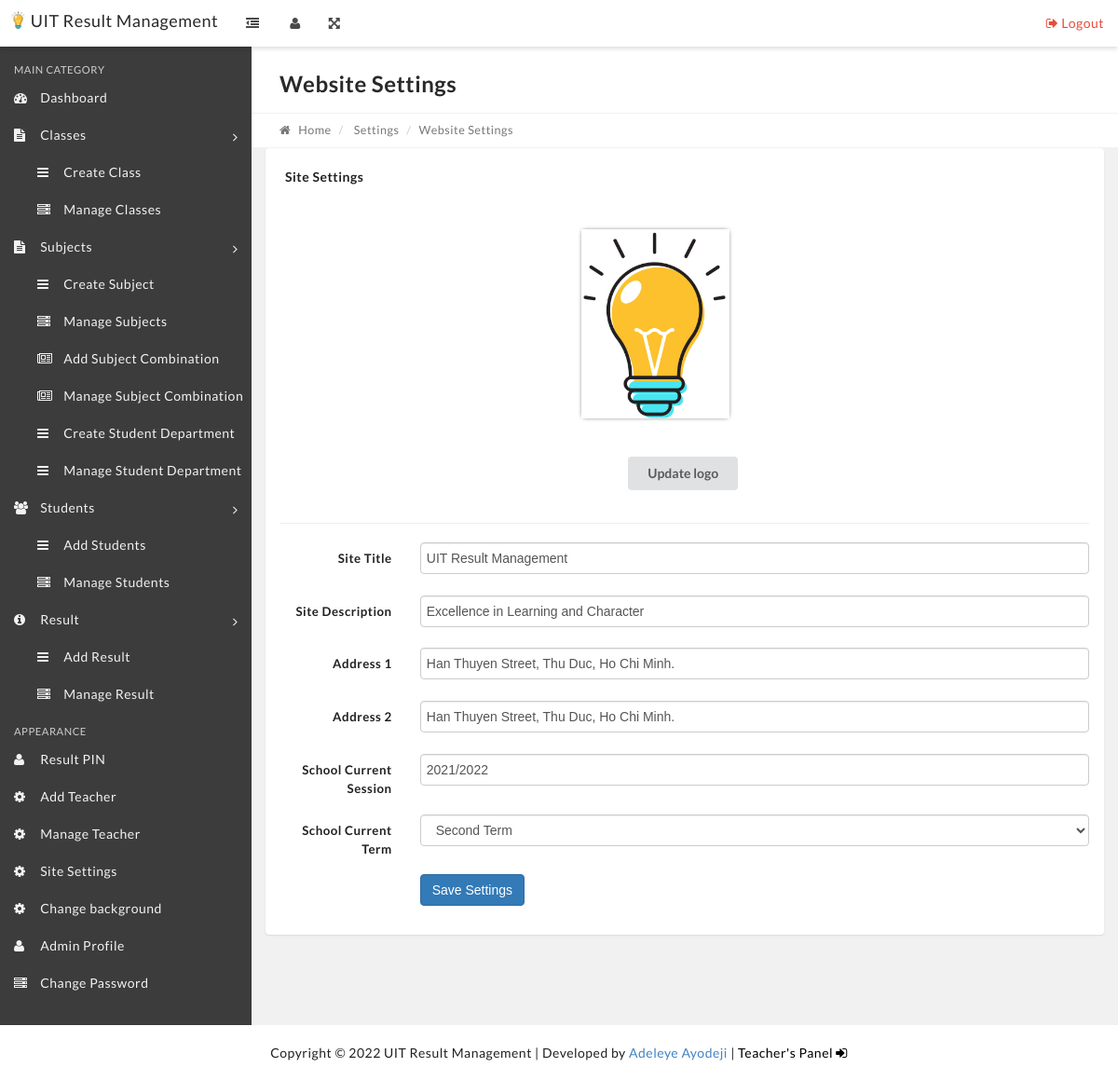
The page /settings.php on the database its author committed.
### tables this page shows
CREATE TABLE IF NOT EXISTS `settings` (
  `id` int(11) NOT NULL AUTO_INCREMENT,
  `title` varchar(10000) DEFAULT NULL,
  `description` text,
  `address1` longtext,
  `address2` longtext,
  `session` varchar(1000) DEFAULT NULL,
  `term` varchar(1000) DEFAULT NULL,
  `logo` varchar(1000) DEFAULT NULL,
  `siteback` varchar(1000) DEFAULT NULL,
  PRIMARY KEY (`id`)
);

### settings.php (the view, shortened to what this page needs)
<?php
include('includes/config.php');
if(strlen($_SESSION['alogin'])=="")
    {
    header("Location: index.php");
    }
    else{
?>
<?php include('includes/header.php');?>
<?php include('includes/topbar.php');?>
<div class="content-wrapper">
    <div class="content-container">
        <?php include('includes/leftbar.php');?>
        <div class="main-page">
            <div class="container-fluid">
                <div class="row page-title-div">
                    <div class="col-md-6">
                        <h2 class="title">Website Settings</h2>
                    </div>
                </div>
                <div class="row breadcrumb-div">
                    <div class="col-md-6">
                        <ul class="breadcrumb">
                            <li><a href="dashboard.php"><i class="fa fa-home"></i> Home</a></li>
                            <li> Settings</li>
                            <li class="active">Website Settings</li>
                        </ul>
                    </div>
                </div>
            </div>
            <div class="container-fluid">
                <div class="row">
                    <div class="col-md-12">
                        <div class="panel">
                            <div class="panel-heading">
                                <div class="panel-title">
                                    <h5>Site Settings</h5>
                                </div>
                            </div>
                            <div class="panel-body">
                                <form action="" method="post" enctype="multipart/form-data">
                                    <div class="sitedesciption editor" style="box-shadow:none;">
                                        <label class="custom-file-upload">
                                            <div class="content image">
                                                <?php
                                        $stmt = $dbh->query("SELECT * FROM settings");
                                        $row = $stmt->fetch(PDO::FETCH_OBJ);
                                        ?>
                                                <center>
                                                    <img id="image" style="width: 20%;height: auto;cursor: pointer;;
                                        box-shadow: 0px 0px 5px -2px
                                        black;" class="ui centered large image"
                                                        src="images/<?php echo htmlentities($row->logo); ?>" />
                                                </center>
                                            </div>
                                        </label>
                                    </div>
                                    <div class="fifteen wide column" style="margin-top: 20px;">
                                        <center><button class="ui button logo" name="updatelogo">Update logo</button>
                                        </center>
                                    </div>
                                </form>
                                <hr>
                                <form class="form-horizontal" method="post">
                                    <div class="form-group">
                                        <label for="default" class="col-sm-2 control-label">Site Title</label>
                                        <div class="col-sm-10">
                                            <?php
                                        $stmt = $dbh->query("SELECT * FROM settings");
                                        $row = $stmt->fetch(PDO::FETCH_OBJ);
                                        ?>
                                            <input type="text" name="sitetitle" class="form-control" id="default"
                                                placeholder="Site Title" value="<?php echo htmlentities($row->title) ?>"
                                                required="required">
                                        </div>
                                    </div>
                                    <div class="form-group">
                                        <label for="default" class="col-sm-2 control-label">Site Description</label>
                                        <div class="col-sm-10">
                                            <input type="text" name="sitedesc" class="form-control" id="default"
                                                placeholder="Site Description"
                                                value="<?php echo htmlentities($row->description) ?>"
                                                required="required">
                                        </div>
                                    </div>
                                    <div class="form-group">
                                        <label for="default" class="col-sm-2 control-label">Address 1</label>
                                        <div class="col-sm-10">
                                            <input type="text" name="address1" class="form-control" id="default"
                                                placeholder="Address 1"
                                                value="<?php echo htmlentities($row->address1) ?>" required="required">
                                        </div>
                                    </div>
                                    <div class="form-group">
                                        <label for="default" class="col-sm-2 control-label">Address 2</label>
                                        <div class="col-sm-10">
                                            <input type="text" name="address2" class="form-control" id="default"
                                                placeholder="Address 2"
                                                value="<?php echo htmlentities($row->address2) ?>" required="required">
                                        </div>
                                    </div>
                                    <div class="form-group">
                                        <label for="default" class="col-sm-2 control-label">School Current
                                            Session</label>
                                        <div class="col-sm-10">
                                            <input type="text" name="session" class="form-control" id="default"
                                                placeholder="2020/2021"
                                                value="<?php echo htmlentities($row->session) ?>" required="required">
                                        </div>
                                    </div>
                                    <div class="form-group">
                                        <label for="default" class="col-sm-2 control-label">School Current
                                            Term</label>
                                        <div class="col-sm-10">
                                            <select name="term" class="form-control">
                                                <option value="Second Term"
                                                    <?php echo htmlentities($row->term) == "Second Term" ? "selected" : "" ?>>
                                                    Second Term</option>
                                            </select>
                                        </div>
                                    </div>
                                    <div class="form-group">
                                        <div class="col-sm-offset-2 col-sm-10">
                                            <button type="submit" name="submit" class="btn btn-primary">Save
                                                Settings</button>
                                        </div>
                                    </div>
                                </form>
                            </div>
                        </div>
                    </div>
                </div>
            </div>
        </div>
    </div>
</div>
<?php include 'includes/credit.php'; ?>
</body>
</html>
<?PHP } ?>

### includes/topbar.php (shortened to what this page needs)
<nav class="navbar top-navbar bg-white box-shadow">
          	<div class="container-fluid">
                  <div class="row">
                      <div class="navbar-header no-padding">
              			<a class="navbar-brand" href="dashboard.php" style="color: black;">
              			   <?php
                          $stmt = $dbh->query("SELECT * FROM settings");
                          $rowww = $stmt->fetch(PDO::FETCH_OBJ);
                          ?>
                          <img src="images/<?php echo htmlentities($rowww->logo); ?>" style="float: left;height: 19px;margin-right: 6px;">
                          <?php
                          echo htmlentities($rowww->title);
                          ?>
              			</a>
                          <span class="small-nav-handle hidden-sm hidden-xs"><i class="fa fa-outdent"></i></span>
              		</div>
              		<div class="collapse navbar-collapse" id="navbar-collapse-1">
              			<ul class="nav navbar-nav" data-dropdown-in="fadeIn" data-dropdown-out="fadeOut">
                              <?php
                              if (!isset($_SESSION["teacher"])) {
                                  ?>
                                   <li class="hidden-sm hidden-xs"><a href="#" class="user-info-handle"><i class="fa fa-user"></i></a></li>
                                  <?php
                              }
                              ?>
                              <li class="hidden-sm hidden-xs"><a href="#" class="full-screen-handle"><i class="fa fa-arrows-alt"></i></a></li>
              			</ul>
              			<ul class="nav navbar-nav navbar-right" data-dropdown-in="fadeIn" data-dropdown-out="fadeOut">
              				    <li><a href="logout.php" class="color-danger text-center"><i class="fa fa-sign-out"></i> Logout</a></li>
              			</ul>
              		</div>
                  </div>
          	</div>
          </nav>

### includes/credit.php
<?php
    $place = $_SERVER['REQUEST_URI'] == "/teacherlog.php" ? "fixed" : "static";
?>
<div class="credit" style="position: <?php echo $_SESSION ? "static" : $place; ?>;">
				   <?php
                            $stmt = $dbh->query("SELECT * FROM settings");
                            $rowwww = $stmt->fetch(PDO::FETCH_OBJ);
                            ?>
           Copyright &copy; <?php echo date("Y")." ". htmlentities($rowwww->title); ?> | Developed by <a href="https://adeleyeayodeji.com" target="_blank">Adeleye Ayodeji</a> | <?php
           	if (!isset($_SESSION["alogin"])) {
			?>
			<a href="teacherlog.php" style="color: black;">Teacher's Panel <i class="fa fa-sign-in"></i></a>
			<?php
		}else{
		   	?>
		   	<a href="logout.php" style="color: red;">Logout <i class="fa fa-sign-out"></i></a>
		   	<?php
		}
            ?>
        </div>

### css/style.css (style rules this page uses)
body { background: #f1f1f1; }
center { cursor: pointer; }
.sitedesciption { padding: 20px; box-shadow: 0 1px 3px 0 #d4d4d5, 0 0 0 1px #d4d4d5; margin-right: auto; margin-left: auto; width: 96%; text-align: center; background: #fff; color: black; margin-left: -14px; border-radius: 10px; margin-bottom: 10px; font-family: calibri; }
.ui.button.logo { margin-bottom: 15px; }
.credit { position: fixed; bottom: 0px; width: 100%; padding: 20px; text-align: center; background: white; }

### rows shown on the page
settings: logo (picture), title "UIT Result Management", sitetitle "UIT Result Management", sitedesc "Excellence in Learning and Character", address1 "Han Thuyen Street, Thu Duc, Ho Chi Minh.", address2 "Han Thuyen Street, Thu Duc, Ho Chi Minh.", session "2021/2022", term "Second Term"
